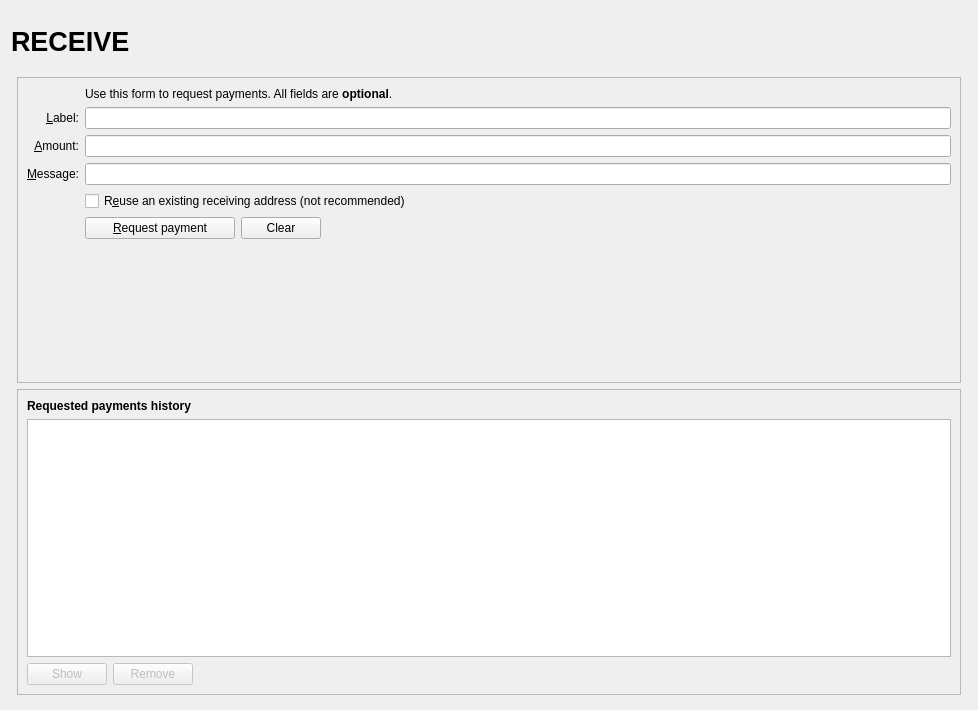
<?xml version="1.0" encoding="UTF-8"?>
<ui version="4.0">
 <class>ReceiveCoinsDialog</class>
 <widget class="QWidget" name="ReceiveCoinsDialog">
  <property name="enabled">
   <bool>true</bool>
  </property>
  <property name="geometry">
   <rect>
    <x>0</x>
    <y>0</y>
    <width>978</width>
    <height>710</height>
   </rect>
  </property>
  <property name="windowTitle">
   <string>Form</string>
  </property>
  <layout class="QVBoxLayout" name="verticalLayout" stretch="0">
   <property name="bottomMargin">
    <number>9</number>
   </property>
   <item>
    <layout class="QVBoxLayout" name="verticalLayout_Master" stretch="0,1">
     <property name="spacing">
      <number>0</number>
     </property>
     <property name="leftMargin">
      <number>0</number>
     </property>
     <property name="topMargin">
      <number>0</number>
     </property>
     <property name="rightMargin">
      <number>0</number>
     </property>
     <property name="bottomMargin">
      <number>0</number>
     </property>
     <item>
      <widget class="QFrame" name="frame_Header">
       <layout class="QVBoxLayout" name="verticalLayout_Header" stretch="0">
        <property name="leftMargin">
         <number>0</number>
        </property>
        <property name="topMargin">
         <number>0</number>
        </property>
        <property name="rightMargin">
         <number>0</number>
        </property>
        <property name="bottomMargin">
         <number>0</number>
        </property>
        <item>
         <layout class="QHBoxLayout" name="horizontalLayout_Header" stretch="1,0,1">
          <property name="spacing">
           <number>6</number>
          </property>
          <item>
           <widget class="QLabel" name="labelOverviewHeaderLeft">
            <property name="minimumSize">
             <size>
              <width>464</width>
              <height>60</height>
             </size>
            </property>
            <property name="maximumSize">
             <size>
              <width>16777215</width>
              <height>60</height>
             </size>
            </property>
            <property name="font">
             <font>
              <pointsize>20</pointsize>
              <weight>75</weight>
              <bold>true</bold>
             </font>
            </property>
            <property name="text">
             <string>RECEIVE</string>
            </property>
            <property name="alignment">
             <set>Qt::AlignLeading|Qt::AlignLeft|Qt::AlignVCenter</set>
            </property>
           </widget>
          </item>
          <item>
           <spacer name="horizontalSpacer_Header">
            <property name="orientation">
             <enum>Qt::Horizontal</enum>
            </property>
            <property name="sizeHint" stdset="0">
             <size>
              <width>40</width>
              <height>20</height>
             </size>
            </property>
           </spacer>
          </item>
          <item>
           <widget class="QLabel" name="labelOverviewHeaderRight">
            <property name="minimumSize">
             <size>
              <width>464</width>
              <height>60</height>
             </size>
            </property>
            <property name="maximumSize">
             <size>
              <width>16777215</width>
              <height>60</height>
             </size>
            </property>
            <property name="font">
             <font>
              <pointsize>14</pointsize>
             </font>
            </property>
            <property name="text">
             <string/>
            </property>
            <property name="alignment">
             <set>Qt::AlignRight|Qt::AlignTrailing|Qt::AlignVCenter</set>
            </property>
           </widget>
          </item>
         </layout>
        </item>
       </layout>
      </widget>
     </item>
     <item>
      <widget class="QFrame" name="frame_BG">
       <layout class="QVBoxLayout" name="verticalLayout_5">
        <property name="leftMargin">
         <number>6</number>
        </property>
        <property name="topMargin">
         <number>6</number>
        </property>
        <property name="rightMargin">
         <number>6</number>
        </property>
        <property name="bottomMargin">
         <number>6</number>
        </property>
        <item>
         <widget class="QFrame" name="frame2">
          <property name="sizePolicy">
           <sizepolicy hsizetype="Preferred" vsizetype="Expanding">
            <horstretch>0</horstretch>
            <verstretch>0</verstretch>
           </sizepolicy>
          </property>
          <property name="frameShape">
           <enum>QFrame::StyledPanel</enum>
          </property>
          <property name="frameShadow">
           <enum>QFrame::Sunken</enum>
          </property>
          <layout class="QVBoxLayout" name="verticalLayout_3">
           <item>
            <layout class="QGridLayout" name="gridLayout">
             <item row="7" column="2">
              <widget class="QCheckBox" name="reuseAddress">
               <property name="toolTip">
                <string>Reuse one of the previously used receiving addresses.&lt;br&gt;Reusing addresses has security and privacy issues.&lt;br&gt;Do not use this unless re-generating a payment request made before.</string>
               </property>
               <property name="text">
                <string>R&amp;euse an existing receiving address (not recommended)</string>
               </property>
              </widget>
             </item>
             <item row="7" column="0">
              <widget class="QLabel" name="label_4">
               <property name="text">
                <string/>
               </property>
              </widget>
             </item>
             <item row="6" column="0">
              <widget class="QLabel" name="label_3">
               <property name="toolTip">
                <string>An optional message to attach to the payment request, which will be displayed when the request is opened. Note: The message will not be sent with the payment over the Proxynode network.</string>
               </property>
               <property name="text">
                <string>&amp;Message:</string>
               </property>
               <property name="alignment">
                <set>Qt::AlignRight|Qt::AlignTrailing|Qt::AlignVCenter</set>
               </property>
               <property name="buddy">
                <cstring>reqMessage</cstring>
               </property>
              </widget>
             </item>
             <item row="4" column="2">
              <widget class="QLineEdit" name="reqLabel">
               <property name="toolTip">
                <string>An optional label to associate with the new receiving address.</string>
               </property>
              </widget>
             </item>
             <item row="6" column="2">
              <widget class="QLineEdit" name="reqMessage">
               <property name="toolTip">
                <string>An optional message to attach to the payment request, which will be displayed when the request is opened.&lt;br&gt;Note: The message will not be sent with the payment over the Proxynode network.</string>
               </property>
              </widget>
             </item>
             <item row="2" column="2">
              <widget class="QLabel" name="label_5">
               <property name="text">
                <string>Use this form to request payments. All fields are &lt;b&gt;optional&lt;/b&gt;.</string>
               </property>
              </widget>
             </item>
             <item row="4" column="0">
              <widget class="QLabel" name="label_2">
               <property name="toolTip">
                <string>An optional label to associate with the new receiving address.</string>
               </property>
               <property name="text">
                <string>&amp;Label:</string>
               </property>
               <property name="alignment">
                <set>Qt::AlignRight|Qt::AlignTrailing|Qt::AlignVCenter</set>
               </property>
               <property name="buddy">
                <cstring>reqLabel</cstring>
               </property>
              </widget>
             </item>
             <item row="5" column="0">
              <widget class="QLabel" name="label">
               <property name="toolTip">
                <string>An optional amount to request. Leave this empty or zero to not request a specific amount.</string>
               </property>
               <property name="text">
                <string>&amp;Amount:</string>
               </property>
               <property name="alignment">
                <set>Qt::AlignRight|Qt::AlignTrailing|Qt::AlignVCenter</set>
               </property>
               <property name="buddy">
                <cstring>reqAmount</cstring>
               </property>
              </widget>
             </item>
             <item row="5" column="2">
              <widget class="BitcoinAmountField" name="reqAmount">
               <property name="minimumSize">
                <size>
                 <width>80</width>
                 <height>0</height>
                </size>
               </property>
               <property name="toolTip">
                <string>An optional amount to request. Leave this empty or zero to not request a specific amount.</string>
               </property>
              </widget>
             </item>
             <item row="8" column="0">
              <widget class="QLabel" name="label_7">
               <property name="text">
                <string/>
               </property>
              </widget>
             </item>
             <item row="8" column="2">
              <layout class="QHBoxLayout" name="horizontalLayout">
               <item>
                <widget class="QPushButton" name="receiveButton">
                 <property name="minimumSize">
                  <size>
                   <width>150</width>
                   <height>0</height>
                  </size>
                 </property>
                 <property name="text">
                  <string>&amp;Request payment</string>
                 </property>
                 <property name="icon">
                  <iconset resource="../proxynode.qrc">
                   <normaloff>:/icons/receiving_addresses</normaloff>:/icons/receiving_addresses</iconset>
                 </property>
                </widget>
               </item>
               <item>
                <widget class="QPushButton" name="clearButton">
                 <property name="sizePolicy">
                  <sizepolicy hsizetype="Minimum" vsizetype="Fixed">
                   <horstretch>0</horstretch>
                   <verstretch>0</verstretch>
                  </sizepolicy>
                 </property>
                 <property name="toolTip">
                  <string>Clear all fields of the form.</string>
                 </property>
                 <property name="text">
                  <string>Clear</string>
                 </property>
                 <property name="icon">
                  <iconset resource="../proxynode.qrc">
                   <normaloff>:/icons/remove</normaloff>:/icons/remove</iconset>
                 </property>
                 <property name="autoDefault">
                  <bool>false</bool>
                 </property>
                </widget>
               </item>
               <item>
                <spacer name="horizontalSpacer">
                 <property name="orientation">
                  <enum>Qt::Horizontal</enum>
                 </property>
                 <property name="sizeHint" stdset="0">
                  <size>
                   <width>40</width>
                   <height>20</height>
                  </size>
                 </property>
                </spacer>
               </item>
              </layout>
             </item>
             <item row="9" column="2">
              <spacer name="verticalSpacer">
               <property name="orientation">
                <enum>Qt::Vertical</enum>
               </property>
               <property name="sizeHint" stdset="0">
                <size>
                 <width>20</width>
                 <height>40</height>
                </size>
               </property>
              </spacer>
             </item>
            </layout>
           </item>
          </layout>
         </widget>
        </item>
        <item>
         <widget class="QFrame" name="frame">
          <property name="sizePolicy">
           <sizepolicy hsizetype="Preferred" vsizetype="Expanding">
            <horstretch>0</horstretch>
            <verstretch>0</verstretch>
           </sizepolicy>
          </property>
          <property name="frameShape">
           <enum>QFrame::StyledPanel</enum>
          </property>
          <property name="frameShadow">
           <enum>QFrame::Raised</enum>
          </property>
          <layout class="QVBoxLayout" name="verticalLayout_2">
           <item>
            <widget class="QLabel" name="label_6">
             <property name="font">
              <font>
               <weight>75</weight>
               <bold>true</bold>
              </font>
             </property>
             <property name="text">
              <string>Requested payments history</string>
             </property>
            </widget>
           </item>
           <item>
            <widget class="QTableView" name="recentRequestsView">
             <property name="palette">
              <palette>
               <active>
                <colorrole role="Text">
                 <brush brushstyle="SolidPattern">
                  <color alpha="255">
                   <red>51</red>
                   <green>51</green>
                   <blue>51</blue>
                  </color>
                 </brush>
                </colorrole>
               </active>
               <inactive>
                <colorrole role="Text">
                 <brush brushstyle="SolidPattern">
                  <color alpha="255">
                   <red>51</red>
                   <green>51</green>
                   <blue>51</blue>
                  </color>
                 </brush>
                </colorrole>
               </inactive>
               <disabled>
                <colorrole role="Text">
                 <brush brushstyle="SolidPattern">
                  <color alpha="255">
                   <red>85</red>
                   <green>85</green>
                   <blue>85</blue>
                  </color>
                 </brush>
                </colorrole>
               </disabled>
              </palette>
             </property>
             <property name="contextMenuPolicy">
              <enum>Qt::CustomContextMenu</enum>
             </property>
             <property name="tabKeyNavigation">
              <bool>false</bool>
             </property>
             <property name="sortingEnabled">
              <bool>true</bool>
             </property>
            </widget>
           </item>
           <item>
            <layout class="QHBoxLayout" name="horizontalLayout_2">
             <item>
              <widget class="QPushButton" name="showRequestButton">
               <property name="enabled">
                <bool>false</bool>
               </property>
               <property name="toolTip">
                <string>Show the selected request (does the same as double clicking an entry)</string>
               </property>
               <property name="text">
                <string>Show</string>
               </property>
               <property name="icon">
                <iconset resource="../proxynode.qrc">
                 <normaloff>:/icons/edit</normaloff>:/icons/edit</iconset>
               </property>
               <property name="autoDefault">
                <bool>false</bool>
               </property>
              </widget>
             </item>
             <item>
              <widget class="QPushButton" name="removeRequestButton">
               <property name="enabled">
                <bool>false</bool>
               </property>
               <property name="toolTip">
                <string>Remove the selected entries from the list</string>
               </property>
               <property name="text">
                <string>Remove</string>
               </property>
               <property name="icon">
                <iconset resource="../proxynode.qrc">
                 <normaloff>:/icons/remove</normaloff>:/icons/remove</iconset>
               </property>
               <property name="autoDefault">
                <bool>false</bool>
               </property>
              </widget>
             </item>
             <item>
              <spacer name="horizontalSpacer_2">
               <property name="orientation">
                <enum>Qt::Horizontal</enum>
               </property>
               <property name="sizeHint" stdset="0">
                <size>
                 <width>40</width>
                 <height>20</height>
                </size>
               </property>
              </spacer>
             </item>
            </layout>
           </item>
          </layout>
         </widget>
        </item>
       </layout>
      </widget>
     </item>
    </layout>
   </item>
  </layout>
 </widget>
 <customwidgets>
  <customwidget>
   <class>BitcoinAmountField</class>
   <extends>QLineEdit</extends>
   <header>bitcoinamountfield.h</header>
   <container>1</container>
  </customwidget>
 </customwidgets>
 <tabstops>
  <tabstop>reqLabel</tabstop>
  <tabstop>reqAmount</tabstop>
  <tabstop>reqMessage</tabstop>
  <tabstop>reuseAddress</tabstop>
  <tabstop>receiveButton</tabstop>
  <tabstop>clearButton</tabstop>
  <tabstop>recentRequestsView</tabstop>
  <tabstop>showRequestButton</tabstop>
  <tabstop>removeRequestButton</tabstop>
 </tabstops>
 <resources>
  <include location="../proxynode.qrc"/>
 </resources>
 <connections/>
</ui>
